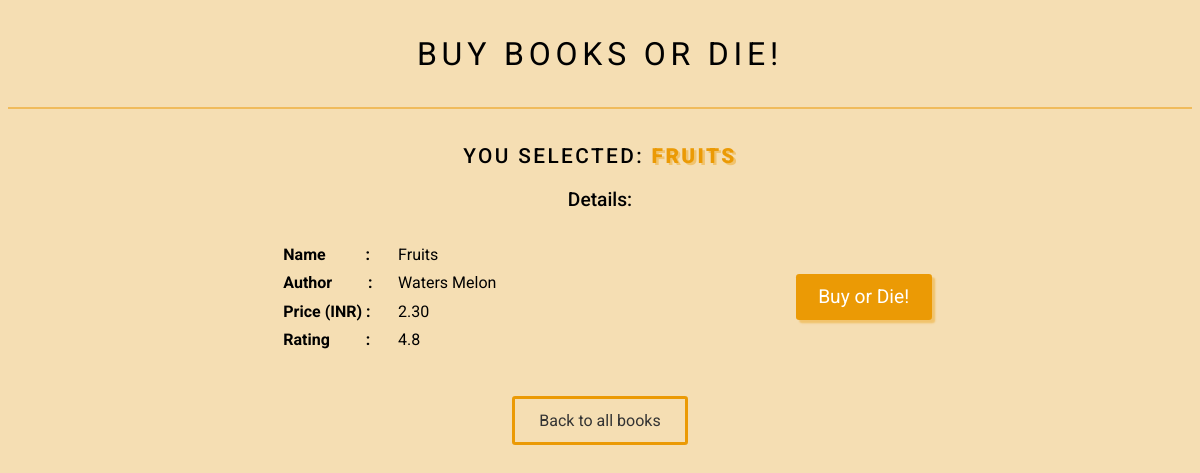
Page /details/fruits on the committed database.
### book_outlet/models.py (models this page shows, shortened)
class Books(models.Model):
    bookName = models.CharField(max_length=70)
    author = models.ForeignKey(Author, on_delete=models.CASCADE, null=True, related_name="AuthoredBooks") # One to many relation
    price = models.DecimalField(max_digits=7, decimal_places=2) # Max value -> 99999.99
    rating = models.DecimalField(max_digits=2, decimal_places=1, default=0,
                                validators=[
                                    MinValueValidator(0),
                                    MaxValueValidator(5),
                                    ])
    slugField = models.SlugField(default="", null=False, db_index=True, blank=True) # harry-potter-1
    """ blank is set to  True, so that he admin panel, slug field can be left empty (which will be automatically generated in the save process).
    Editable is set to False, to make it not appear in admin panel.
    Enable index to make searches faster """
    publishedCountry = models.ManyToManyField(Country, related_name="countiesPublished")
    """ """
    def save(self, *args, **kwargs):
        print("Saving book")
        super().save(*args, **kwargs)
        self.updateBookCount(self.author)
    """
        def save(self, *args, **kwargs):
        self.slugField = slugify(self.bookName)
        super().save(*args, **kwargs) # Django's build in save method is called.
    """
    class Meta:
        verbose_name_plural = "Books"

class Author(models.Model):
    firstName = models.CharField(max_length=30)
    lastName = models.CharField(max_length=30)
    bookCount = models.IntegerField(default=0, verbose_name="Book Count")
    address = models.OneToOneField(Address, on_delete=models.CASCADE, null=True)
    def __str__(self):
        authorName = f"{self.firstName} {self.lastName}"
        return authorName
    """
    Access values in Books model by:
    >>> jkr = Author.objects.get(firstName="J.K")
    >>> jkr.books_set.all() # Syntax: jkr.[Modal name]_set.all()
        <QuerySet [<Books: The Legend Of Rocketman>, <Books: The art of dying>]>
    [Modal name] can be custom defined using the parameter 'related_name' as below in the related model.
    >>> jkr.AuthoredBooks.all() # No need to include '_set' for custom related_name
    All other methods can also be used on the above
    >>> jkr.AuthoredBooks.get(bookName__icontains = "hagrid")
    """

### book_outlet/views.py (the view)
# urls.py: path("details/<slug:slugUrl>", views.book_details, name="book_details_page"),
def book_details(request, slugUrl):
    try:
        selectedBook = Books.objects.get(slugField=slugUrl)
    except:
        raise Http404()
    """
    Alternatively, you can query the id as it is a PK.
    >>>selectedBook = Books.objects.get(pk=id) #'pk' identifies the id field

    Instead of try and catch like above you can alos use the below one-liner code(needs to be imported):
    >>>selectedBook = get_object_or_404(Books, bookName=bookTitle)
    """
    context = {"selectedBook": selectedBook}
    return render(request, 'book_outlet/book_details.html', context)

### book_outlet/templates/book_outlet/book_details.html (shortened to what this page needs)
{% extends 'base.html' %}
{% load static %}
{% block css %}
    <link rel="stylesheet" href="{% static 'book_outlet/css/book_details.css' %}">
{% endblock %}
{% block body %}
    <section class="main-container">
        <article class="book-details">
            <h4>You selected: <span>{{selectedBook.bookName}}</span></h4>
            <p>Details:</p>
            <div class="buy-or-die">
                <table class="book-details-table">
                    <tr>
                        <th>Name&nbsp;&nbsp;&nbsp;&nbsp;&nbsp;&nbsp;&nbsp;&nbsp;&nbsp;&nbsp;: </th>
                        <th>Author&nbsp;&nbsp;&nbsp;&nbsp;&nbsp;&nbsp;&nbsp;&nbsp;&nbsp;: </th>
                        <th>Price (INR)&nbsp;: </th>
                        <th>Rating&nbsp;&nbsp;&nbsp;&nbsp;&nbsp;&nbsp;&nbsp;&nbsp;&nbsp;: </th>
                    </tr>
                    <tr>
                        <td>{{selectedBook.bookName}}</td>
                        <td>{{selectedBook.author}}</td>
                        <td>{{selectedBook.price}}</td>
                        <td>{{selectedBook.rating}}</td>
                    </tr>
                </table>
                <button class="buy-button">Buy or Die!</button>
            </div>
            <a href="{% url 'landing_page' %}" class="all-books-redirect">Back to all books</a>
        </article>
    </section>
{% endblock %}

### static/css/base.css (style rules this page uses)
html { height:100vh; border: 0; margin: 0; }
body { font-family: 'Roboto', sans-serif; background: wheat; }
a { color: #333; text-decoration: none; font-size: 1.2rem; }

### book_outlet/static/book_outlet/css/book_details.css (style rules this page uses)
.main-container { display: flex; flex-direction: column; align-items: center; }
.book-details { width: 80%; display: flex; flex-direction: column; justify-content: center; align-items: center; }
.book-details h4 { text-align: center; font-size: 1.3rem; font-weight: 500; text-transform: uppercase; letter-spacing: 0.15rem; margin-bottom: 0; }
.book-details h4 span { color: rgba(235, 154, 5); font-weight: 900; text-shadow: 0.15rem 0.15rem rgba(235, 154, 5, 0.4); }
.book-details p { text-align: center; font-size: 1.2rem; font-weight: 500; }
.buy-or-die { width: 70%; display: flex; justify-content: space-between; align-items: center; }
tr { display: block; float: left; padding: 0.5rem; }
th, td { display: block; text-align: left; padding: 0.3rem; }
.buy-or-die .buy-button { padding: 0.7rem 1.4rem; border-radius: 0.2rem; border: 0; outline: 0; color: white; font-family: 'Roboto', sans-serif; font-size: 1.2rem; background: rgba(235, 154, 5); box-shadow: 0.2rem 0.2rem 0.1rem rgba(235, 154, 5, 0.4); cursor: pointer; transition: all 0.1s; }
.all-books-redirect { margin-top: 2rem; font-size: 1rem; padding: 0.75rem 1.5rem; border-radius: 0.2rem; border: 0.2rem solid rgba(235, 154, 5); }

### rows in the picture
Books: bookName "FRUITS", bookName "Fruits", author "Waters Melon", price "2.30", rating "4.8"
